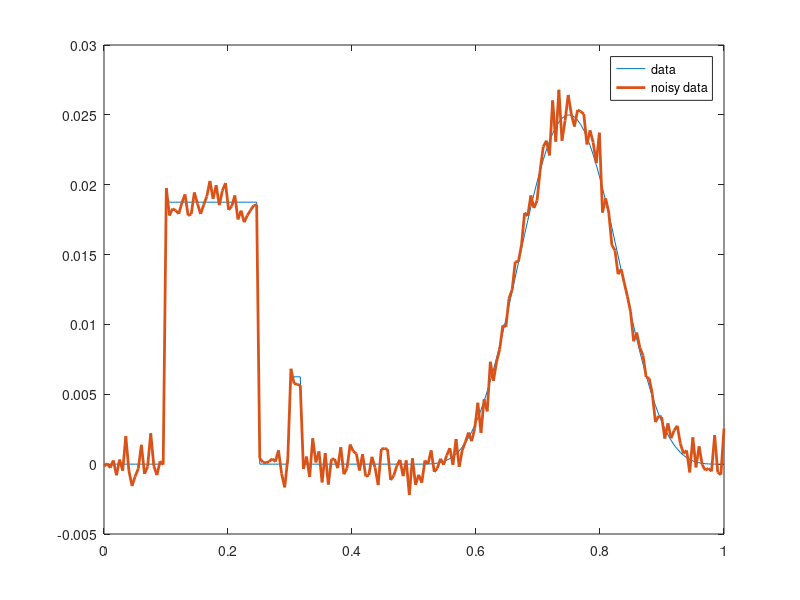
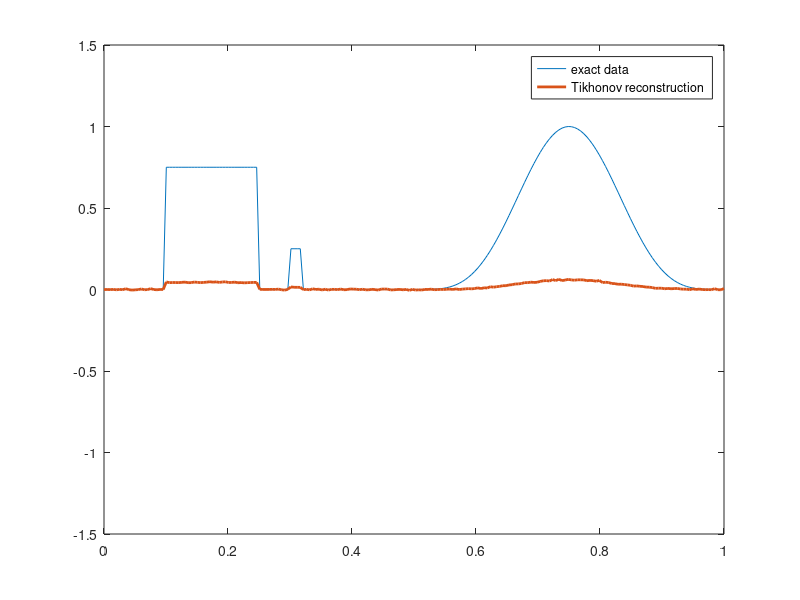
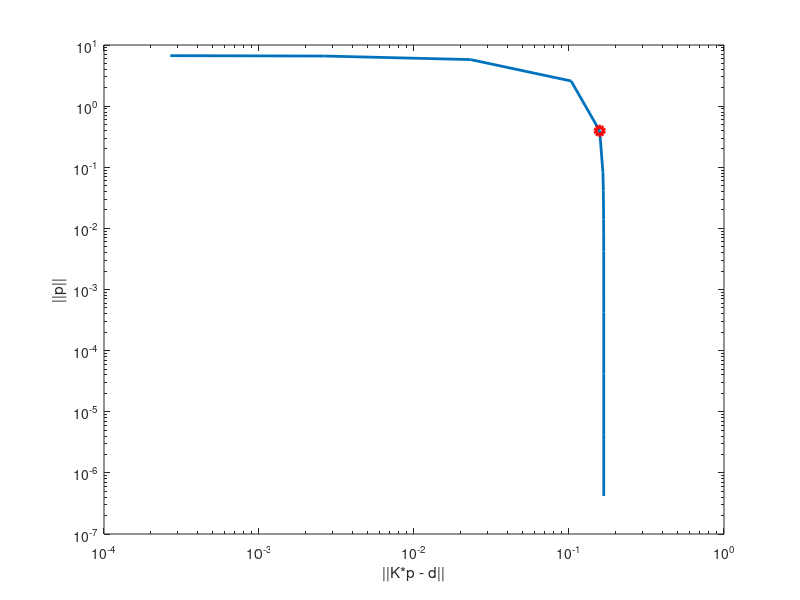

MATLAB code to generate these figures, in order:
% Number of discretization points
% N = 200;
close all
N = 200;
gamma = 0.03;
%C = 1 / (sqrt(2*pi)*gamma);
C = 0.2;

K = zeros(N,N);
h = 1/N;
x = linspace(0,1,N)';

% discrete convolution matrix
for l = 1:N
    for k = 1:N
      %K(l,k) = h * C * exp(-(l-k)^2 * h^2 / (2 * gamma^2));
      %K(l,k) = h * power(C,-2) * max(0,C-abs((l-k)*h^2));
      K(l,k) = h* power(C,-2) * max(0,C-abs((l-k)));
    end
end

% exact parameters
p = 0.75 * (x > .1).*(x < .25) + 0.25 * (x > .3).*(x < .32) + power(sin(2*pi*x),4).*(x > 0.5) + 0.0 * cos(30*pi*x);

% convolved parameters
d = K * p;

% noisy data, noise has sigma (standard deviation) = 0.1
%dn = d + 0.1 * randn(N,1);
n = 0.001*randn(N,1);
dn = d + n;
plot(x,d,x,dn,'Linewidth', 2);
legend('data', 'noisy data');

% Tikhonov regularization parameter
% alpha = 0.05;
alpha = 0.01;

% solve Tikhonov system
p_alpha = (K'*K + alpha * eye(N))\(K'*dn);
% comment out next 3 if you dont want figure
figure;
plot(x,p,x,p_alpha,'Linewidth', 2), axis([0,1,-1.5,1.5]);
legend('exact data', 'Tikhonov reconstruction');

% solve TSVD
%p_tsvd = (K'*K + alpha * eye(N))\(K'*dn);
% comment out next 3 if you dont want figure
%figure;
%plot(x,p,x,p_tsvd,'Linewidth', 2), axis([0,1,-1.5,1.5]);
%legend('exact data', 'TSVD reconstruction');

% plot L-curve
alpha_list = [1e-6, 1e-5, 1e-4, 1e-3, 1e-2, 5e-2, 1e-1, 3e-1, 5e-1, 1, 1e1, 1e2, 1e3, 1e4];
no = length(alpha_list);
misfit = zeros(no,1);
reg = zeros(no,1);

for k = 1:no
    alpha = alpha_list(k);
    p_alpha = (K'*K + alpha * eye(N))\(K'*dn);
    misfit(k) = norm(K*p_alpha - dn);
    reg(k) = norm(p_alpha);
end

figure;
loglog(misfit, reg, 'Linewidth', 2);
hold on;
loglog(misfit(5), reg(5), 'ro', 'Linewidth', 3);
%axis([9e-1,10,1e-1,500]);
xlabel('||K*p - d||'); ylabel('||p||');

%
% discover alpha using morozov's discrepancy criterion
%
delta = n*n';

for k = 1:no
    alpha = alpha_list(k);
    p_alpha = (K'*K + alpha * eye(N))\(K'*dn);
    misfit(k) = norm(K*p_alpha - dn);
    reg(k) = norm(p_alpha);
end

